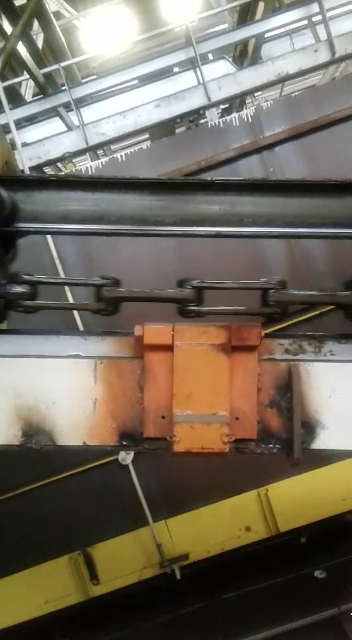
#> input picture frame 47 of img/trolley-1.mp4, 352 x 640 px, given in place of the camera
$ python sample.py   (Python 2 division)   (older library calls are emulated)
#> lines starting #> are read from the running program, lines starting #| are printed output that depends on the picture; after the words box and inside, x2 and y2 are one past the last pixel; in counts of white or black regions, pixels touching at a corner belong together
# import the necessary packages
import numpy as np
import argparse
import cv2
import time

cap = cv2.VideoCapture(0) # Set Capture Device, in case of a USB Webcam try 1, or give -1 to get a list of available devices

#Set Width and Height
# cap.set(3,1280)
# cap.set(4,720)

# The above step is to set the Resolution of the Video. The default is 640x480.
# This example works with a Resolution of 640x480.
try:
	while(True):
		# Capture frame-by-frame
		ret, frame = cap.read()
#> frame is the input picture: shape (640, 352, 3); mean B, G, R 92.7, 106.4, 114.7

		# load the image, clone it for output, and then convert it to grayscale

		output = frame.copy()
		gray = cv2.cvtColor(frame, cv2.COLOR_BGR2GRAY)
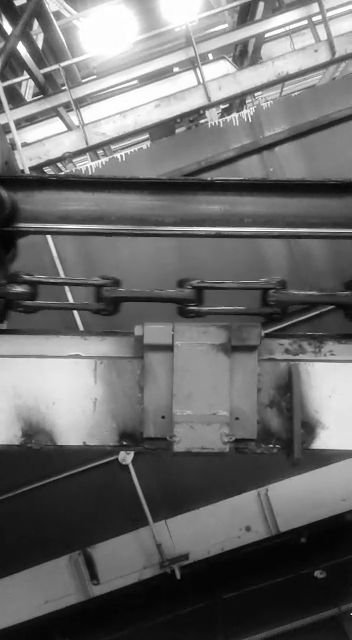
#> gray: shape (640, 352); min 1, max 255, mean 107.3
		# Display the resulting frame
		cv2.imshow('gray',gray)
		cv2.imshow('frame',output)
		cv2.waitKey(0)
		cv2.destroyAllWindows()
		# apply GuassianBlur to reduce noise. medianBlur is also added for smoothening, reducing noise.
		gray = cv2.GaussianBlur(gray,(5,5),0);
		gray = cv2.medianBlur(gray,5)
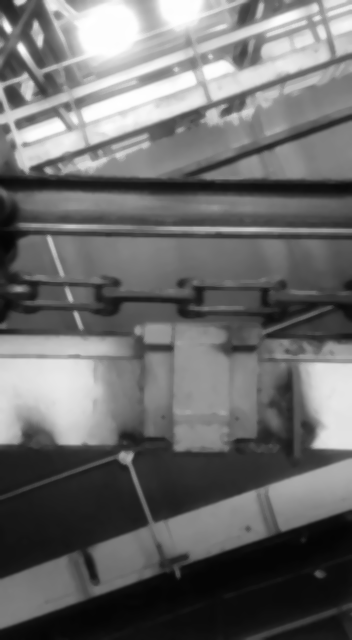
#> gray: shape (640, 352); min 4, max 255, mean 107.2

		# Adaptive Guassian Threshold is to detect sharp edges in the Image. For more information Google it.
		gray = cv2.adaptiveThreshold(gray,255,cv2.ADAPTIVE_THRESH_GAUSSIAN_C,\
	            cv2.THRESH_BINARY,11,3.5)
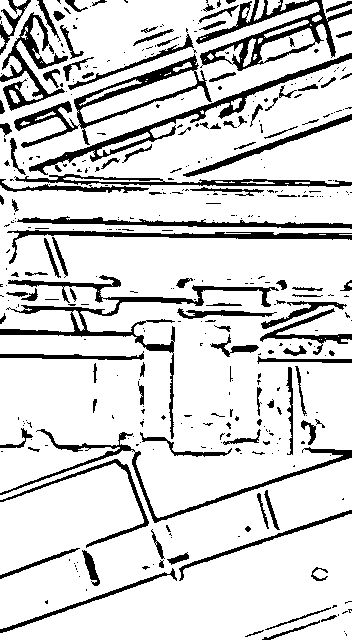
#> gray: shape (640, 352); 83.6% white; 391 black regions (280 under 20 px), largest, box (x1, y1, x2, y2) and area: (0, 275, 279, 439) 3454, (196, 0, 352, 71) 2981, (14, 54, 212, 148) 2692

		kernel = np.array([[2.6,2.7],[2.7,2.6]])
		gray = cv2.erode(gray,kernel,iterations = 1)
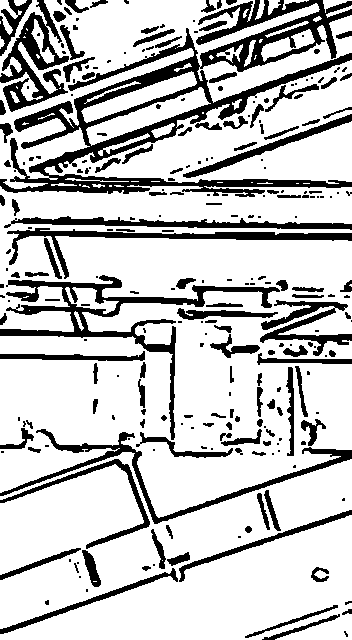
#> gray: shape (640, 352); 77.3% white; 260 black regions (129 under 20 px), largest, box (x1, y1, x2, y2) and area: (0, 0, 352, 197) 15602, (0, 275, 280, 440) 4877, (0, 0, 69, 112) 2872
		# gray = erosion

		gray = cv2.dilate(gray,kernel,iterations = 1)
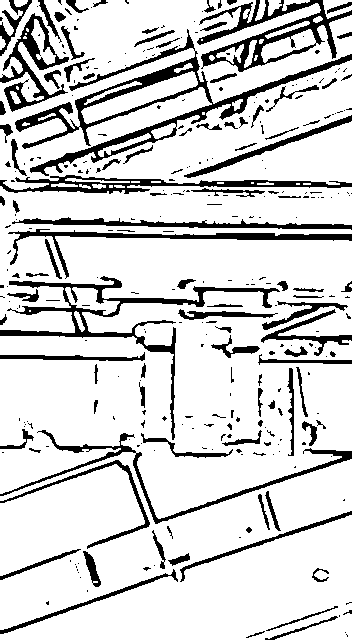
#> gray: shape (640, 352); 83.2% white; 321 black regions (216 under 20 px), largest, box (x1, y1, x2, y2) and area: (15, 29, 352, 176) 5959, (0, 276, 280, 440) 3599, (197, 0, 352, 72) 3222
		# gray = dilation

		# get the size of the final image
		# img_size = gray.shape
		# print img_size

		# detect circles in the image
		circles = cv2.HoughCircles(gray, cv2.cv.CV_HOUGH_GRADIENT, 1, 260, param1=30, param2=65, minRadius=1, maxRadius=100)
#> circles = None
		# print circles

		# ensure at least some circles were found
		if circles is not None:
			# convert the (x, y) coordinates and radius of the circles to integers
			circles = np.round(circles[0, :]).astype("int")

			# loop over the (x, y) coordinates and radius of the circles
			for (x, y, r) in circles:
				# draw the circle in the output image, then draw a rectangle in the image
				# corresponding to the center of the circle
				cv2.circle(output, (x, y), r, (0, 255, 0), 4)
				cv2.rectangle(output, (x - 5, y - 5), (x + 5, y + 5), (0, 128, 255), -1)
				#time.sleep(0.5)
				print "Column Number: "
				print x
				print "Row Number: "
				print y
				print "Radius is: "
				print r

		# Display the resulting frame
		cv2.imshow('gray',gray)
		cv2.imshow('frame',output)
		c = cv2.waitKey(1)
#> (key Esc is pressed here)
		print(c)
	 	if c == '113':
			break
except:
	# When everything done, release the capture
	cap.release()
	cv2.destroyAllWindows()

$ run again, starting later in the video
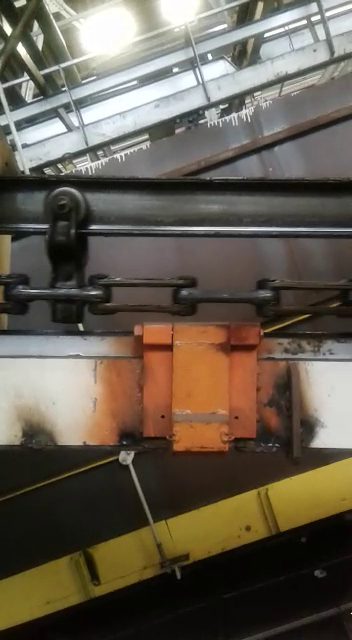
#> input picture frame 212 of img/trolley-1.mp4, 352 x 640 px, given in place of the camera
#> frame is the input picture: shape (640, 352, 3); mean B, G, R 79.5, 92.8, 101.8
#> `gray = cv2.adaptiveThreshold(gray,255,cv2.ADAPTIVE_THRESH_GAUSSIAN_C,\..`:
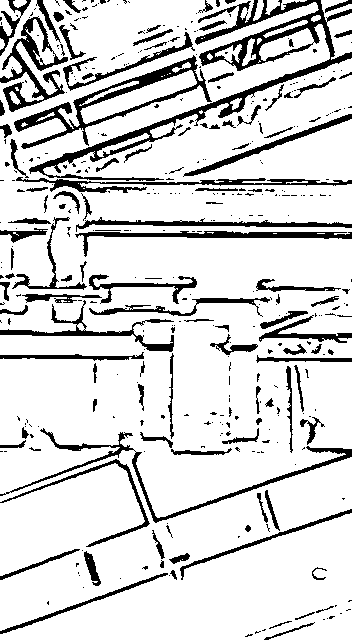
#> gray: shape (640, 352); 84.1% white; 397 black regions (281 under 20 px), largest, box (x1, y1, x2, y2) and area: (29, 0, 352, 181) 6102, (14, 55, 212, 149) 2769, (0, 428, 352, 523) 1993
#> `gray = cv2.dilate(gray,kernel,iterations = 1)`:
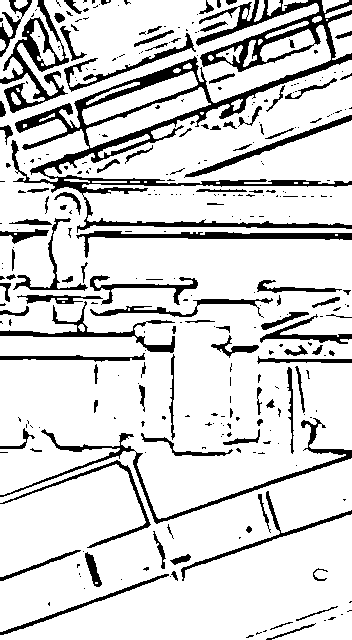
#> gray: shape (640, 352); 83.7% white; 323 black regions (219 under 20 px), largest, box (x1, y1, x2, y2) and area: (11, 0, 352, 233) 12177, (0, 0, 69, 113) 2263, (0, 418, 352, 524) 2213
#> circles = None

$ run again, starting later in the video
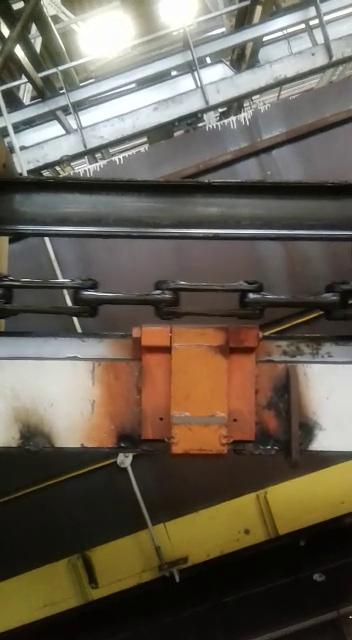
#> input picture frame 377 of img/trolley-1.mp4, 352 x 640 px, given in place of the camera
#> frame is the input picture: shape (640, 352, 3); mean B, G, R 82.2, 95, 103.6
#> `gray = cv2.adaptiveThreshold(gray,255,cv2.ADAPTIVE_THRESH_GAUSSIAN_C,\..`:
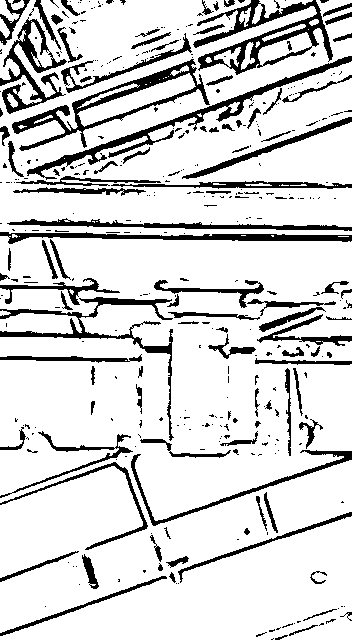
#> gray: shape (640, 352); 84% white; 379 black regions (272 under 20 px), largest, box (x1, y1, x2, y2) and area: (193, 0, 333, 75) 3117, (12, 59, 210, 151) 2761, (27, 56, 352, 180) 2655
#> `gray = cv2.dilate(gray,kernel,iterations = 1)`:
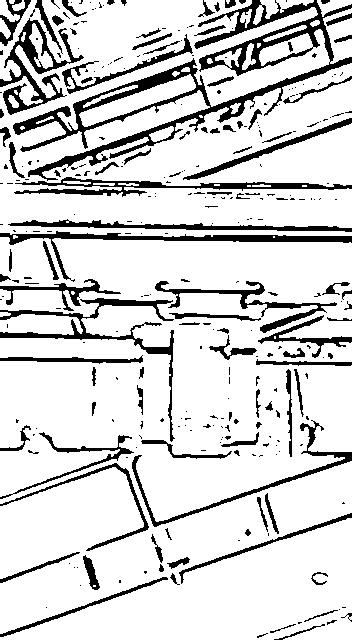
#> gray: shape (640, 352); 83.6% white; 308 black regions (206 under 20 px), largest, box (x1, y1, x2, y2) and area: (13, 0, 352, 181) 8916, (0, 298, 175, 442) 2253, (0, 18, 84, 115) 2176
#> circles = None
